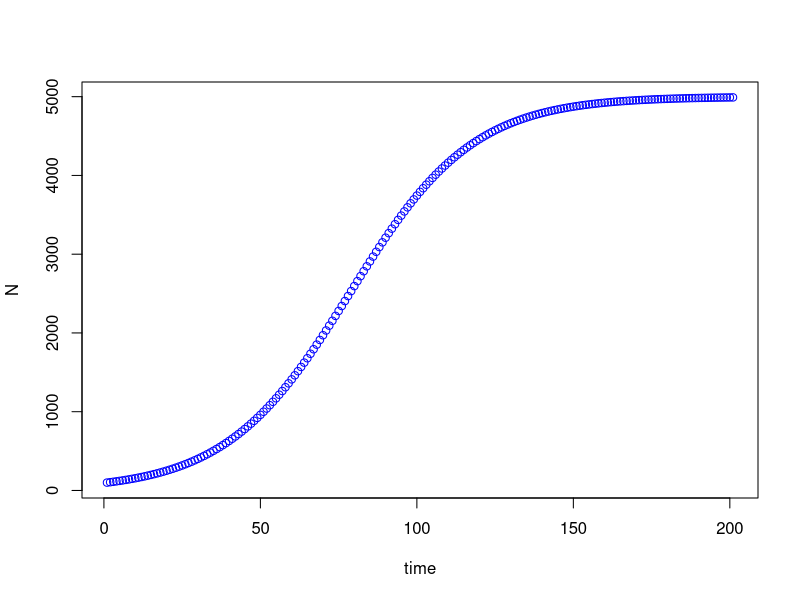
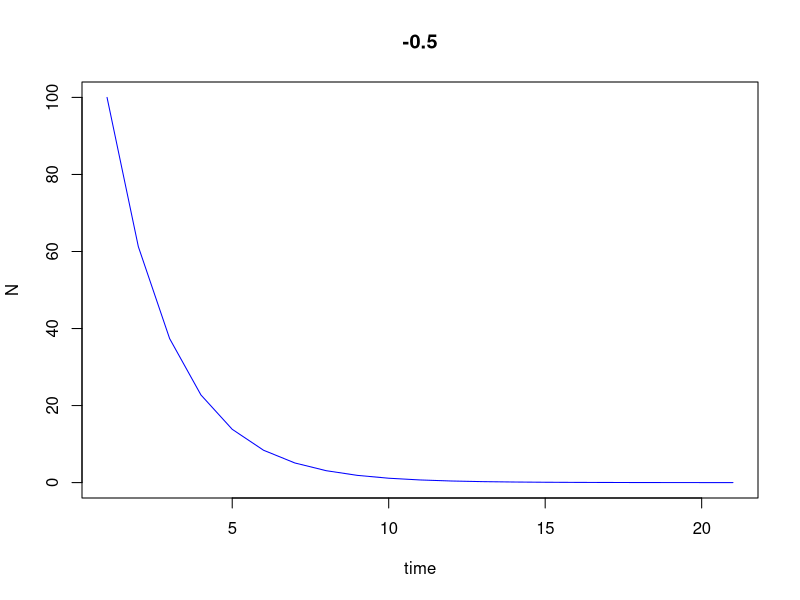
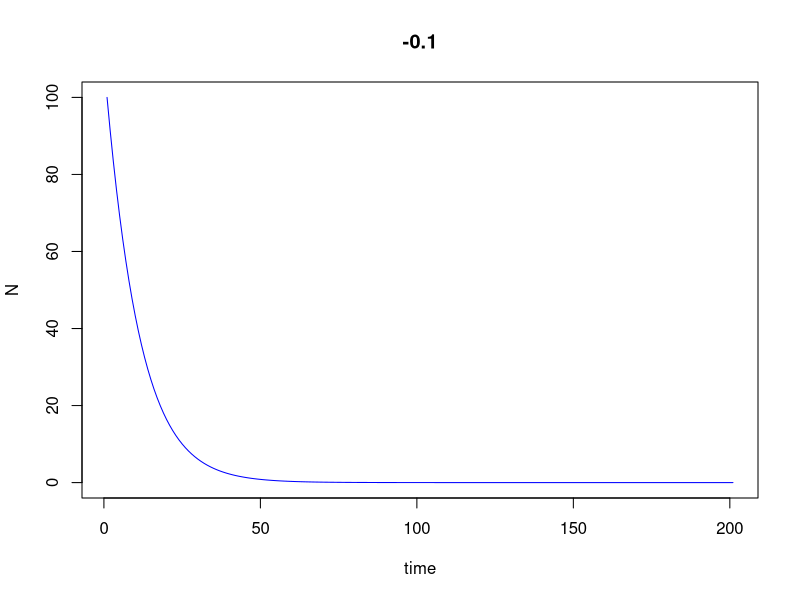
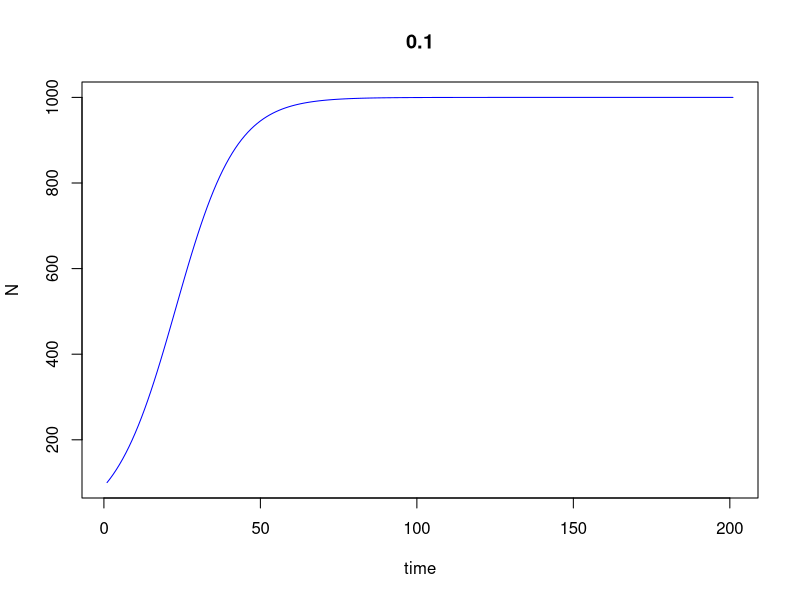
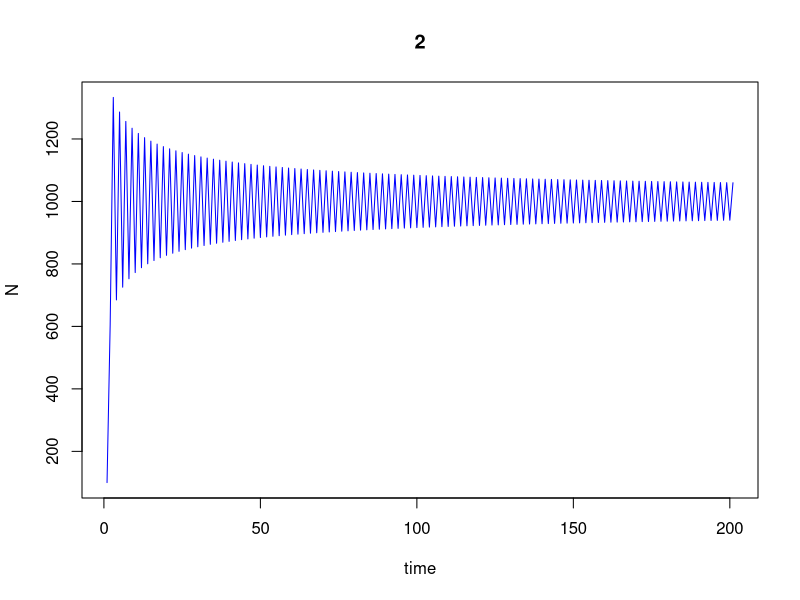
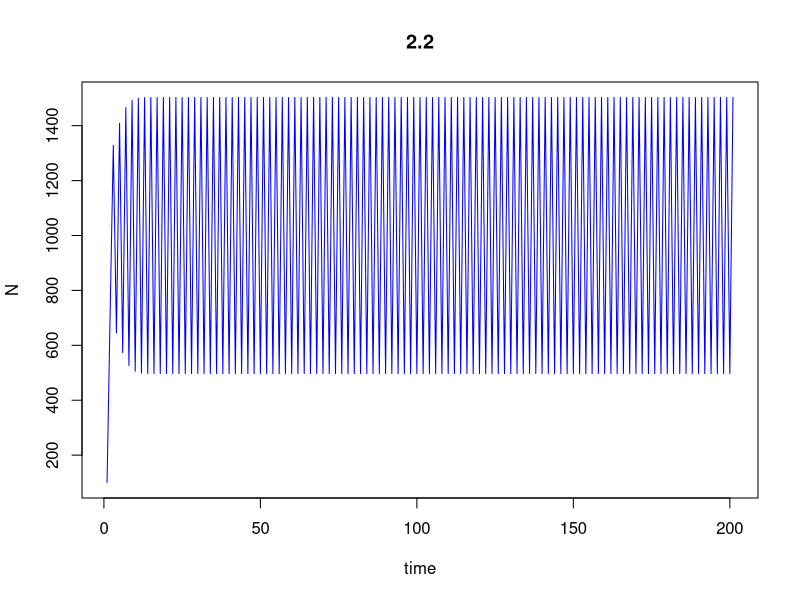
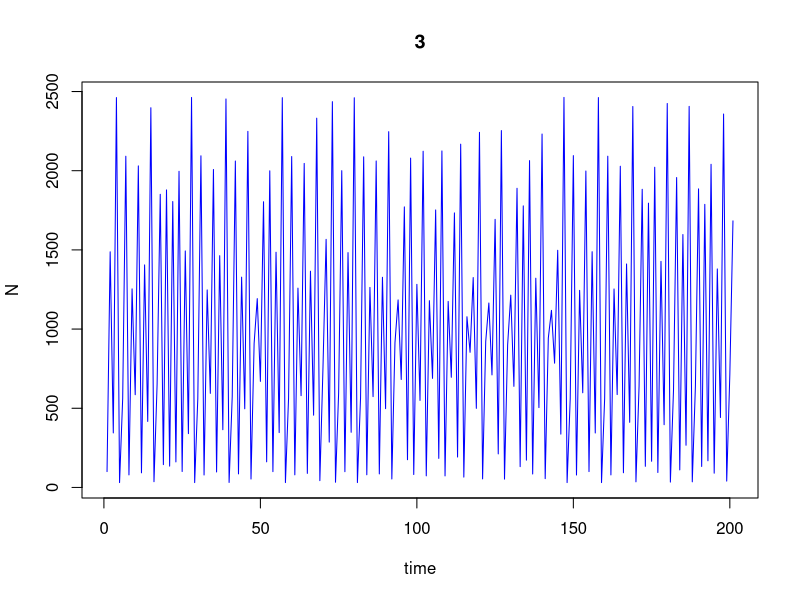
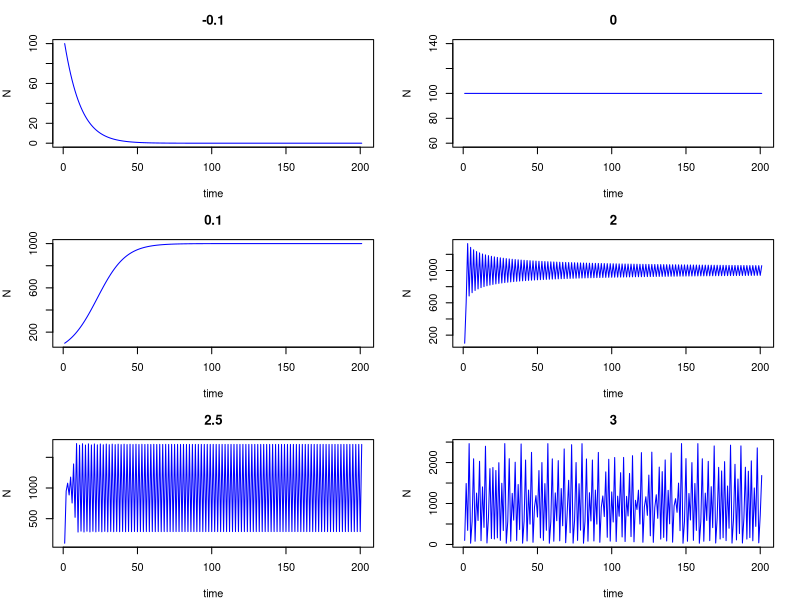

Generate these figures, in order, with R:
## ---- chunk 1
#1. Setup
#None needed, since the program is so simple

#2. Set initial conditions and parameter values
N0<-100
RR<-0.05
KK<-5000
ttMax<-200
#initialize variables to a vector of NA values
NN<-matrix(NA,nrow=1,ncol=ttMax+1)
NN[1]<-N0 #set first value to initial conditions

#3 Perform Calculations
#use a loop to iterate the model the desired number of times 
for (tt in 1:ttMax){
  NN[tt+1]<-NN[tt]*exp(RR*(1-(NN[tt]/KK)))}

#4 Plot the results
plot(1:(ttMax+1),NN,xlab="time", ylab="N", col="blue"
     )

#5 Write as a function
RickerFun<-function(RR,N0,KK,ttMax,PLOTFLAG=1,output=1){

  #initialize variables to a vector of NA values
  NN<-matrix(NA,nrow=1,ncol=ttMax+1)
  NN[1]<-N0 #set first value to initial conditions
  for (tt in 1:ttMax){
    NN[tt+1]<-NN[tt]*exp(RR*(1-(NN[tt]/KK)))}
  
  if (PLOTFLAG==0){
  plot(1:(ttMax+1),NN,xlab="time", ylab="N", col="blue",type='l',main=RR
  )}
  if(output==1)
  {return(NN)}
  }

#Example
RickerFun(-0.5,100,5000,20,PLOTFLAG=0,output=0)
## ---- chunk 2
#Population decreases to n=0. Must have a negative RR
RickerFun(-0.1,100,1000,200,PLOTFLAG=0,output=0)

#Population approaches stable equilibrium at n∗ = K, without oscillations. Must have a positive RR.
RickerFun(0.1,100,1000,200,PLOTFLAG=0,output=0)

#Decaying oscillations around n∗ = K.
RickerFun(2,100,1000,200,PLOTFLAG=0,output=0)

#Persistent, regular oscillations.
RickerFun(2.2,100,1000,200,PLOTFLAG=0,output=0)

# Crazy, random-looking fluctuations (chaos).
RickerFun(3,100,1000,200,PLOTFLAG=0,output=0)
#The Key parameter to change is RR (r)

## ---- chunk 3
# Define parameter values; use a vector to hold a range of values for the parameter(s) you wish to vary.
growthRate<-c(-0.1,0,0.1,2,2.5,3)

par(mfrow=c(3,2),mar=c(4,4,3,2))
for (ii in 1:length(growthRate)){
  RickerOutput<-RickerFun(RR=growthRate[ii],100,1000,200,PLOTFLAG=0,output=0)
}
## ---- chunk 4
N0<-20
KK<-1000
RR<-1.05
tt<-seq(1,100,by=1)
nVec<-rep(NA,length(tt))
for (ii in 1:length(tt)){nVec<-RickerFun(RR,N0,KK,tt[ii])}

which(nVec>=500)[1]
## ---- chunk 5
#initialize parameters
rrVec<-seq(0.1,0.9,by=0.1)
N0<-20
KK<-1000
tt<-50

# initialize vector with null values
nnVec <- rep(NA, 1, length(rrVec))

# loop over values of key parameter, and run model for each value
for (ii in 1:length(rrVec)) {
  RickerOutput <- RickerFun(N0, RR=rrVec[ii], KK,
  tt)
  nnVec[ii] <- RickerOutput[ii]
}
# plot the results
par(mfrow=c(1,1),mar=c(4,4,3,2))
plot(rrVec, nnVec, xlab='Instantaneous growth rate, r_d',
ylab=paste('Population at time = '),
type='b', col='red', main='Sensitivity to value of r_d')
## ---- chunk 6
#Initialize variables

# initialize matrix with null values for storage of results

# loop over values of key parameters in a nested "for" loop that stores results in matrix

# plot the results with a 3D contour or perspective plot

## ---- chunk 7
#Initialize variables
rrVec<-seq(0.1,1.0,by=0.1)
N0<-20
KK<-seq(100,1000,by=100)
tt<-30

# initialize matrix to store d with null values
NN<-matrix(NA,nrow=length(rrVec),ncol=length(KK))

# loop over values of key parameter, and run model for each value
for (ii in 1:length(rrVec)) {
  for (jj in 1:length(KK)) {
  RickerOutput<-RickerFun(N0, RR=rrVec[ii], KK[jj],
  tt)
  NN[ii,jj]<-RickerOutput[10]}
  }

RickerOutput
# plot the results with a 3D contour or perspective plot
par(mfrow=c(1,1),mar=c(4,4,3,2))
persp(NN, expand=0.2)
